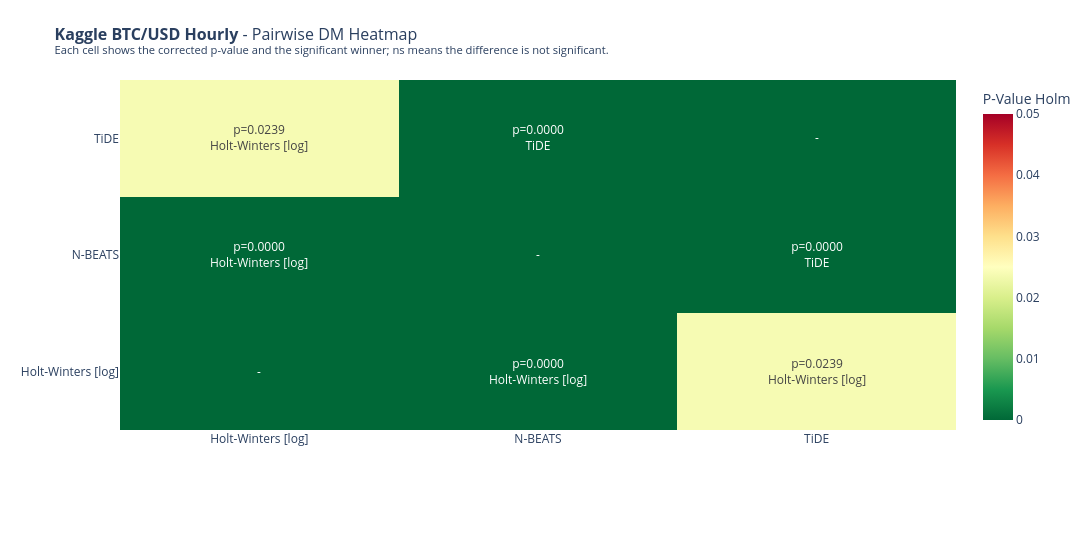
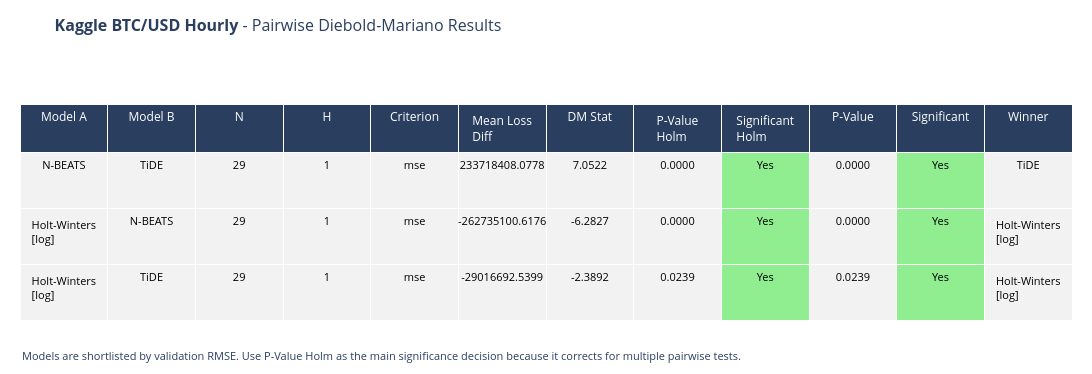

The notebook cell saved with these charts, in order:
### Code cell
# 12. DM table + heatmap

fig_dm_heatmap = plot_dm_heatmap(dm_pairwise_df, DATASET_NAME)
fig_dm_pairwise = plot_dm_results(dm_pairwise_df, DATASET_NAME)

if fig_dm_heatmap:
    fig_dm_heatmap.show()

if fig_dm_pairwise:
    fig_dm_pairwise.show()

### Figure 1 — Plotly figure (JSON) as saved in the notebook; plotly's stock layout.template omitted (floating-point values rounded to 4 significant figures)
{"data": [{"colorbar": {"title": {"text": "P-Value Holm"}}, "colorscale": [[0, "rgb(0,104,55)"], [0.1, "rgb(26,152,80)"], [0.2, "rgb(102,189,99)"], [0.3, "rgb(166,217,106)"], [0.4, "rgb(217,239,139)"], [0.5, "rgb(255,255,191)"], [0.6, "rgb(254,224,139)"], [0.7, "rgb(253,174,97)"], [0.8, "rgb(244,109,67)"], [0.9, "rgb(215,48,39)"], [1, "rgb(165,0,38)"]], "hovertemplate": "<b>%{y}</b> vs <b>%{x}</b><br>%{text}<extra></extra>", "text": [["-", "p=0.0000<br>Holt-Winters [log]", "p=0.0239<br>Holt-Winters [log]"], ["p=0.0000<br>Holt-Winters [log]", "-", "p=0.0000<br>TiDE"], ["p=0.0239<br>Holt-Winters [log]", "p=0.0000<br>TiDE", "-"]], "texttemplate": "%{text}", "type": "heatmap", "x": ["Holt-Winters [log]", "N-BEATS", "TiDE"], "y": ["Holt-Winters [log]", "N-BEATS", "TiDE"], "z": [[0.0, 1.716e-06, 0.02386], [1.716e-06, 0.0, 3.407e-07], [0.02386, 3.407e-07, 0.0]], "zmax": 0.05, "zmin": 0}], "layout": {"height": 550, "margin": {"b": 120, "l": 120, "r": 30, "t": 80}, "title": {"font": {"size": 16}, "text": "<b>Kaggle BTC/USD Hourly</b> - Pairwise DM Heatmap<br><sup>Each cell shows the corrected p-value and the significant winner; ns means the difference is not significant.</sup>"}, "width": 1700}}

### Figure 2 — Plotly figure (JSON) as saved in the notebook; plotly's stock layout.template omitted (floating-point values rounded to 4 significant figures)
{"data": [{"cells": {"align": "center", "fill": {"color": [["#f2f2f2", "#f2f2f2", "#f2f2f2"], ["#f2f2f2", "#f2f2f2", "#f2f2f2"], ["#f2f2f2", "#f2f2f2", "#f2f2f2"], ["#f2f2f2", "#f2f2f2", "#f2f2f2"], ["#f2f2f2", "#f2f2f2", "#f2f2f2"], ["#f2f2f2", "#f2f2f2", "#f2f2f2"], ["#f2f2f2", "#f2f2f2", "#f2f2f2"], ["#f2f2f2", "#f2f2f2", "#f2f2f2"], ["lightgreen", "lightgreen", "lightgreen"], ["#f2f2f2", "#f2f2f2", "#f2f2f2"], ["lightgreen", "lightgreen", "lightgreen"], ["#f2f2f2", "#f2f2f2", "#f2f2f2"]]}, "font": {"color": "black", "size": 11}, "format": [null, null, ".0f", ".0f", null, ".4f", ".4f", ".4f", null, ".4f", null, null], "height": 56, "values": [["N-BEATS", "Holt-Winters [log]", "Holt-Winters [log]"], ["TiDE", "N-BEATS", "TiDE"], [29, 29, 29], [1, 1, 1], ["mse", "mse", "mse"], [233700000.0, -262700000.0, -29020000.0], [7.052, -6.283, -2.389], [3.407e-07, 1.716e-06, 0.02386], ["Yes", "Yes", "Yes"], [1.136e-07, 8.582e-07, 0.02386], ["Yes", "Yes", "Yes"], ["TiDE", "Holt-Winters [log]", "Holt-Winters [log]"]]}, "header": {"align": "center", "fill": {"color": "#2a3f5f"}, "font": {"color": "white", "size": 12}, "height": 40, "values": ["Model A", "Model B", "N", "H", "Criterion", "Mean Loss Diff", "DM Stat", "P-Value Holm", "Significant Holm", "P-Value", "Significant", "Winner"]}, "type": "table"}], "layout": {"annotations": [{"align": "left", "showarrow": false, "text": "<span style='font-size:11px'>Models are shortlisted by validation RMSE. Use P-Value Holm as the main significance decision because it corrects for multiple pairwise tests.</span>", "x": 0, "xanchor": "left", "xref": "paper", "y": 0, "yanchor": "top", "yref": "paper", "yshift": -10}], "height": 374, "margin": {"b": 38, "l": 20, "r": 20, "t": 104}, "title": {"font": {"size": 16}, "pad": {"b": 6, "t": 10}, "text": "<b>Kaggle BTC/USD Hourly</b> - Pairwise Diebold-Mariano Results", "y": 0.975, "yanchor": "top"}, "width": 1700}}
